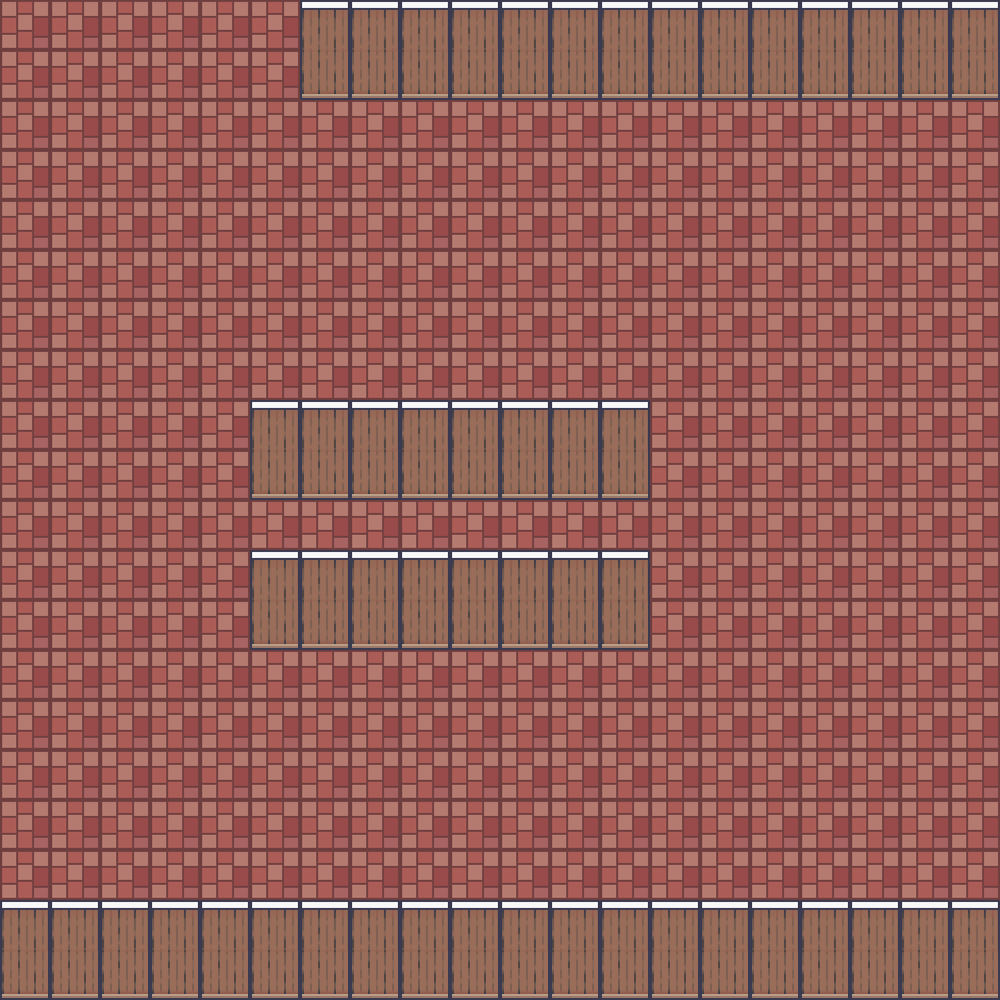

The image is a tile-based game level rendered from a .tmx file. Its description and complete source (layers, tilesets, objects, tile grids) follow:
An orthogonal 20x20 tile map with 50x50 px tiles, 2 tile layers (Livello tile 1, Livello tile 2).

<map version="1.10" tiledversion="1.11.0" orientation="orthogonal" renderorder="right-down" width="20" height="20" tilewidth="50" tileheight="50" infinite="0" nextlayerid="3" nextobjectid="1">
 <tileset firstgid="1" source="spritesheet_1.tsx" />
 <layer id="1" name="Livello tile 1" width="20" height="20">
  <data encoding="csv">
1,1,1,1,1,1,1,1,1,1,1,1,1,1,1,1,1,1,1,1,
1,1,1,1,1,1,1,1,1,1,1,1,1,1,1,1,1,1,1,1,
1,1,1,1,1,1,1,1,1,1,1,1,1,1,1,1,1,1,1,1,
1,1,1,1,1,1,1,1,1,1,1,1,1,1,1,1,1,1,1,1,
1,1,1,1,1,1,1,1,1,1,1,1,1,1,1,1,1,1,1,1,
1,1,1,1,1,1,1,1,1,1,1,1,1,1,1,1,1,1,1,1,
1,1,1,1,1,1,1,1,1,1,1,1,1,1,1,1,1,1,1,1,
1,1,1,1,1,1,1,1,1,1,1,1,1,1,1,1,1,1,1,1,
1,1,1,1,1,1,1,1,1,1,1,1,1,1,1,1,1,1,1,1,
1,1,1,1,1,1,1,1,1,1,1,1,1,1,1,1,1,1,1,1,
1,1,1,1,1,1,1,1,1,1,1,1,1,1,1,1,1,1,1,1,
1,1,1,1,1,1,1,1,1,1,1,1,1,1,1,1,1,1,1,1,
1,1,1,1,1,1,1,1,1,1,1,1,1,1,1,1,1,1,1,1,
1,1,1,1,1,1,1,1,1,1,1,1,1,1,1,1,1,1,1,1,
1,1,1,1,1,1,1,1,1,1,1,1,1,1,1,1,1,1,1,1,
1,1,1,1,1,1,1,1,1,1,1,1,1,1,1,1,1,1,1,1,
1,1,1,1,1,1,1,1,1,1,1,1,1,1,1,1,1,1,1,1,
1,1,1,1,1,1,1,1,1,1,1,1,1,1,1,1,1,1,1,1,
1,1,1,1,1,1,1,1,1,1,1,1,1,1,1,1,1,1,1,1,
1,1,1,1,1,1,1,1,1,1,1,1,1,1,1,1,1,1,1,1
</data>
 </layer>
 <layer id="2" name="Livello tile 2" width="20" height="20">
  <data encoding="csv">
0,0,0,0,0,0,2,2,2,2,2,2,2,2,2,2,2,2,2,2,
0,0,0,0,0,0,3,3,3,3,3,3,3,3,3,3,3,3,3,3,
0,0,0,0,0,0,0,0,0,0,0,0,0,0,0,0,0,0,0,0,
0,0,0,0,0,0,0,0,0,0,0,0,0,0,0,0,0,0,0,0,
0,0,0,0,0,0,0,0,0,0,0,0,0,0,0,0,0,0,0,0,
0,0,0,0,0,0,0,0,0,0,0,0,0,0,0,0,0,0,0,0,
0,0,0,0,0,0,0,0,0,0,0,0,0,0,0,0,0,0,0,0,
0,0,0,0,0,0,0,0,0,0,0,0,0,0,0,0,0,0,0,0,
0,0,0,0,0,2,2,2,2,2,2,2,2,0,0,0,0,0,0,0,
0,0,0,0,0,3,3,3,3,3,3,3,3,0,0,0,0,0,0,0,
0,0,0,0,0,0,0,0,0,0,0,0,0,0,0,0,0,0,0,0,
0,0,0,0,0,2,2,2,2,2,2,2,2,0,0,0,0,0,0,0,
0,0,0,0,0,3,3,3,3,3,3,3,3,0,0,0,0,0,0,0,
0,0,0,0,0,0,0,0,0,0,0,0,0,0,0,0,0,0,0,0,
0,0,0,0,0,0,0,0,0,0,0,0,0,0,0,0,0,0,0,0,
0,0,0,0,0,0,0,0,0,0,0,0,0,0,0,0,0,0,0,0,
0,0,0,0,0,0,0,0,0,0,0,0,0,0,0,0,0,0,0,0,
0,0,0,0,0,0,0,0,0,0,0,0,0,0,0,0,0,0,0,0,
2,2,2,2,2,2,2,2,2,2,2,2,2,2,2,2,2,2,2,2,
3,3,3,3,3,3,3,3,3,3,3,3,3,3,3,3,3,3,3,3
</data>
 </layer>
</map>